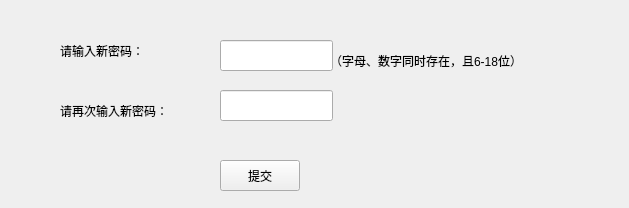
<?xml version="1.0" encoding="UTF-8"?>
<ui version="4.0">
 <class>updatepassword</class>
 <widget class="QWidget" name="updatepassword">
  <property name="geometry">
   <rect>
    <x>0</x>
    <y>0</y>
    <width>629</width>
    <height>208</height>
   </rect>
  </property>
  <property name="windowTitle">
   <string>Form</string>
  </property>
  <widget class="QLabel" name="label">
   <property name="geometry">
    <rect>
     <x>60</x>
     <y>40</y>
     <width>141</width>
     <height>21</height>
    </rect>
   </property>
   <property name="text">
    <string>请输入新密码：</string>
   </property>
  </widget>
  <widget class="QLabel" name="label_2">
   <property name="geometry">
    <rect>
     <x>60</x>
     <y>100</y>
     <width>151</width>
     <height>21</height>
    </rect>
   </property>
   <property name="text">
    <string>请再次输入新密码：</string>
   </property>
  </widget>
  <widget class="QLineEdit" name="lineEdit">
   <property name="geometry">
    <rect>
     <x>220</x>
     <y>40</y>
     <width>113</width>
     <height>31</height>
    </rect>
   </property>
  </widget>
  <widget class="QLineEdit" name="lineEdit_2">
   <property name="geometry">
    <rect>
     <x>220</x>
     <y>90</y>
     <width>113</width>
     <height>31</height>
    </rect>
   </property>
  </widget>
  <widget class="QLabel" name="label_4">
   <property name="geometry">
    <rect>
     <x>330</x>
     <y>50</y>
     <width>281</width>
     <height>21</height>
    </rect>
   </property>
   <property name="text">
    <string>（字母、数字同时存在，且6-18位）</string>
   </property>
  </widget>
  <widget class="QPushButton" name="submitButton">
   <property name="geometry">
    <rect>
     <x>220</x>
     <y>160</y>
     <width>80</width>
     <height>31</height>
    </rect>
   </property>
   <property name="text">
    <string>提交</string>
   </property>
  </widget>
 </widget>
 <resources/>
 <connections/>
</ui>
